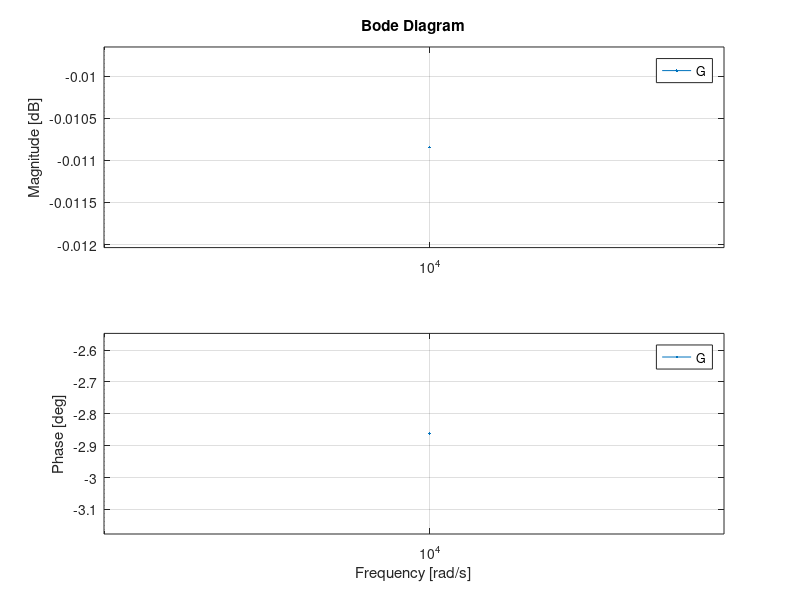

Write the MATLAB code that produced this figure.
clc;clear;
close all;
s=tf('s');

%let
R=2;
C=2e-6;
L=1e-3;

%required transfer function
G=(s*L+(1/(s*C)))/(R+s*L+(1/(s*C)));
w = 10 * 10^3;
%given requirements
%initialize the frequency range
bode(G,w);
grid on